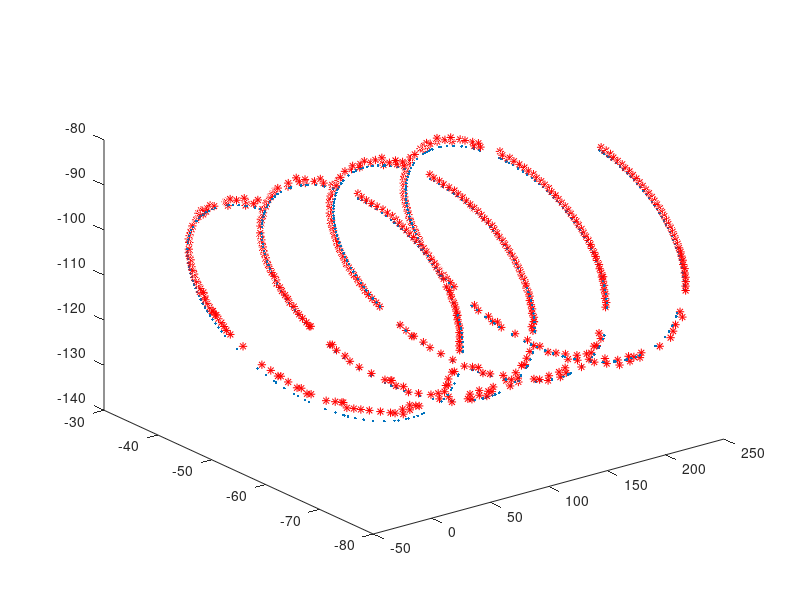

Recreate this plot in MATLAB.
clear all;
close all;

A =csvread("1541HelixZPos.csv");
%A =csvread("1540Helix.csv");
S = A(:,3);
x0=A(1,1)
y0=A(1,2)
z0=A(1,3)

X= A(:,1)';
Y= A(:,2)';
Z= A(:,3)';


%Initial Condition
    %Initial Guess
      Rperp=22;   %Radius
      Rparl=-10;  %Pitch
    %Produced by Hough Transform (Central Point)
      xp=-54;   
      yp=-110;
    %---<
    theta0=atan2(y0-yp,x0-xp);
    thetaMinus=theta0;
for k=1:length(X)


    theta1(k)=atan2(Y(k)-yp,X(k)-xp); %Imagine this is time elapsed
    theta(k) = theta1(k)-theta0;      %Imagine this is delta-time
    
    if ((theta(k)-thetaMinus)>2)
       %z0=xhatminus(3,k-1)+abs(Rparl*theta(k));     %+20 Because when Theta 2 it Jumped -18
       z0=Z(k)+abs(Rparl*theta(k));
       xhatminus(3,k-1)
       abs(Rparl*theta(k))
    endif
    thetaMinus=theta(k);
    
    
    #Time update
    F=[cos(theta0+theta(k)) 0; sin(theta0+theta(k)) 0; 0 theta(k)];
    xhatminus(:,k)=F*[Rperp Rparl]'+[xp yp z0]';
    
      %MEASUREMENT UPDATE USING Rparl measurement

    %Error Measurement
    errorT(:,k)=[X(k);Y(k);Z(k)]-xhatminus(:,k);
    errorAbs = abs(errorT);
    
endfor
    start=1;
    finnish=length(X);
 
    plot3(xhatminus(3,start:finnish),xhatminus(1,start:finnish),xhatminus(2,start:finnish),'.')
    hold on;
    plot3(Z(start:finnish),X(start:finnish),Y(start:finnish),'r*')
